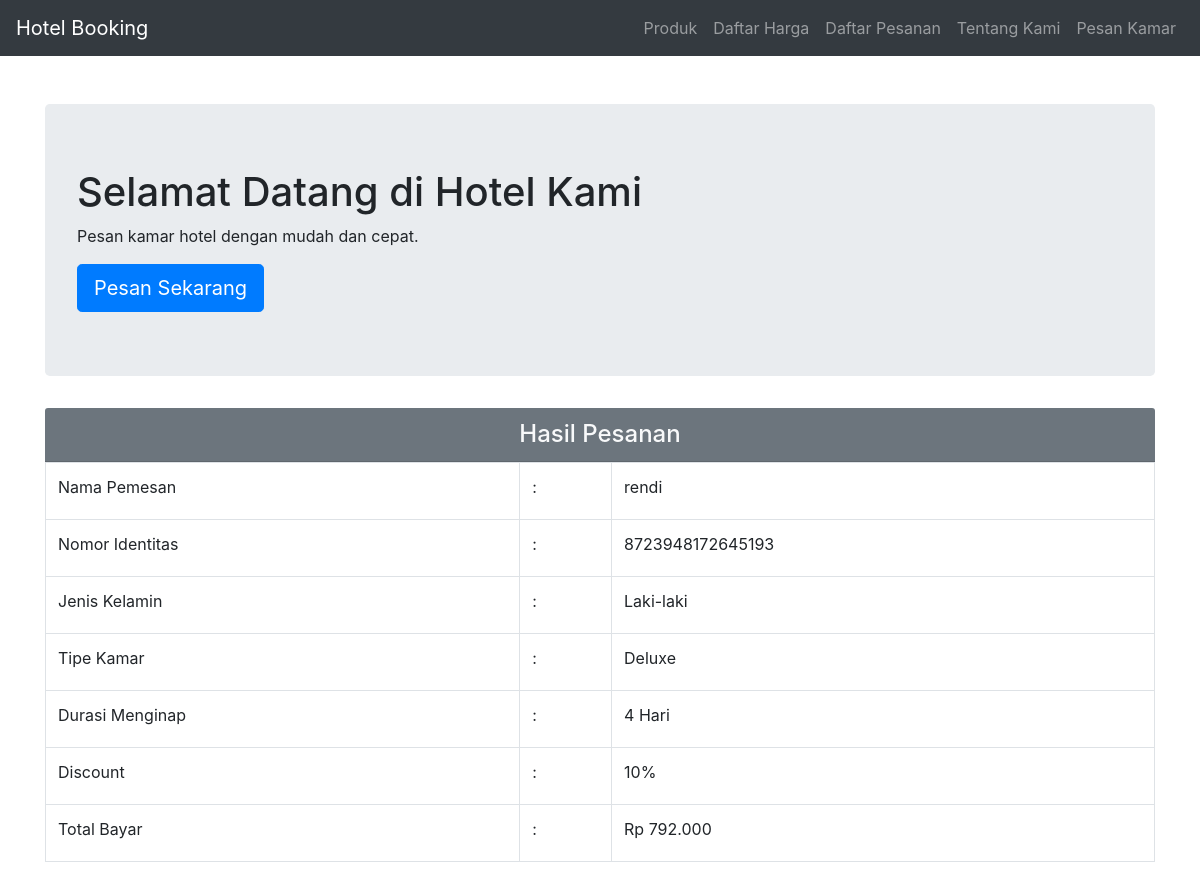
The app's page /hasil_pesan.php?id_pesan=2 with its own data.
### tables this page shows
CREATE TABLE `pesanan` (
  `id_pesanan` int(11) NOT NULL,
  `nama_pemesan` varchar(60) NOT NULL,
  `jenis_kelamin` enum('Laki-laki','Perempuan') NOT NULL,
  `nomor_identitas` varchar(20) NOT NULL,
  `tipe_kamar` enum('Standar','Deluxe','Executif') NOT NULL,
  `tgl_pesan` date NOT NULL,
  `durasi_menginap` int(11) NOT NULL,
  `breakfast` enum('Ya','Tidak') NOT NULL,
  `total_bayar` int(11) NOT NULL
);

### function.php (called while the page is built, shortened)
<?php
$db = mysqli_connect("localhost", "root", "", "pesan_hotel");
function ambil_data($query) {
    global $db;
    $db_arr = [];
    $sql_query = mysqli_query($db, $query);
    while ($sql = mysqli_fetch_assoc($sql_query)) {
        array_push($db_arr, $sql);
    }
    return $db_arr;
}
function format_rupiah($angka){
    return 'Rp ' . number_format($angka, 0, ',', '.');
}

### hasil_pesan.php (the view, shortened to what this page needs)
<?php
include "function.php";
$id_pesan = $_GET["id_pesan"];
$data_berhasil_pesan = ambil_data("SELECT * FROM pesanan WHERE id_pesanan = $id_pesan")[0];
?>
<!DOCTYPE html>
<html lang="en">
<head>
    <link href="https://maxcdn.bootstrapcdn.com/bootstrap/4.5.2/css/bootstrap.min.css" rel="stylesheet">
</head>
<body>
    <?php include "header.php"; ?>
<div class="container my-3">
    <h4 class="card-header text-light bg-secondary text-center">Hasil Pesanan</h4>
    <table class="table table-bordered">
        <tr>
            <td><label for="nama_pemesan">Nama Pemesan</label></td>
            <td>:</td>
            <td><?= $data_berhasil_pesan["nama_pemesan"]; ?></td>
        </tr>
        <tr>
            <td><label for="nomor_identitas">Nomor Identitas</label></td>
            <td>:</td>
            <td><?= $data_berhasil_pesan["nomor_identitas"]; ?></td>
        </tr>
        <tr>
            <td><label for="jenis_kelamin">Jenis Kelamin</label></td>
            <td>:</td>
            <td><?= $data_berhasil_pesan["jenis_kelamin"]; ?></td>
        </tr>
        <tr>
            <td><label for="jenis_kamar">Tipe Kamar</label></td>
            <td>:</td>
            <td><?= $data_berhasil_pesan["tipe_kamar"]; ?></td>
        </tr>
        <tr>
            <td><label for="durasi_menginap">Durasi Menginap</label></td>
            <td>:</td>
            <td><?= $data_berhasil_pesan["durasi_menginap"]; ?> Hari</td>
        </tr>
        <tr>
            <td><label for="discount">Discount</label></td>
            <td>:</td>
            <td><?= $data_berhasil_pesan["breakfast"] == "Ya" ?"10%" :"0%"; ?></td>
        </tr>
        <tr>
            <td><label for="total_bayar">Total Bayar</label></td>
            <td>:</td>
            <td><?= format_rupiah($data_berhasil_pesan["total_bayar"]); ?></td>
        </tr>
    </table>
    </div>
</body>
</html>

### records on screen
pesanan: nama_pemesan "rendi", nomor_identitas "8723948172645193", jenis_kelamin "Laki-laki", tipe_kamar "Deluxe", durasi_menginap "4", total_bayar "Rp 792.000"
